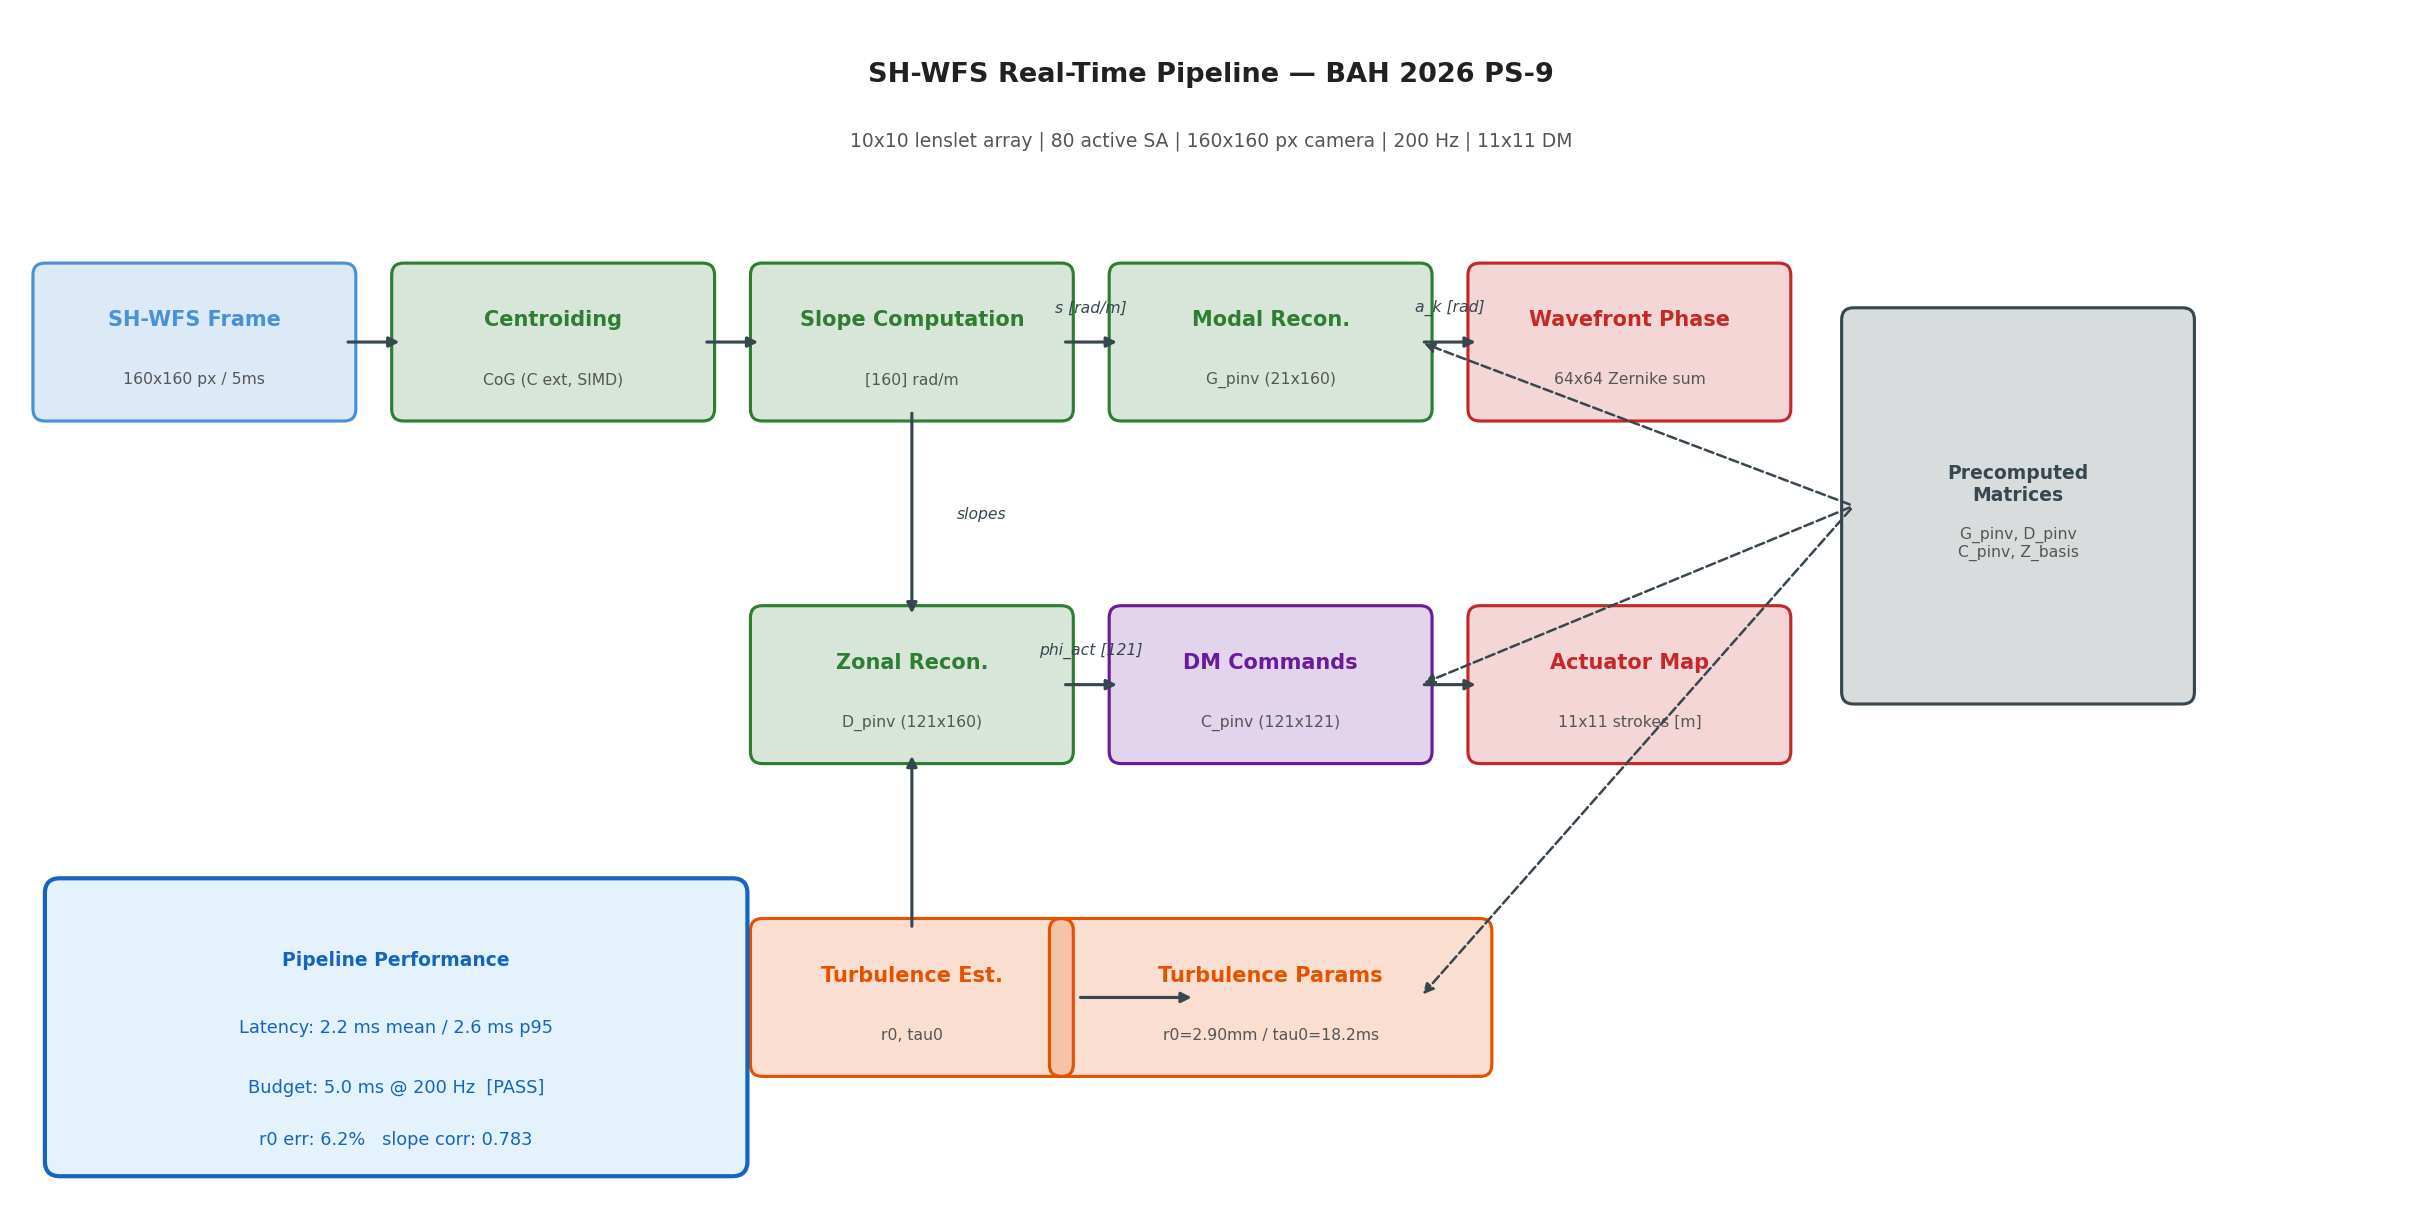

Recreate this plot in Python.
"""
Generates the SH-WFS pipeline block diagram figure for the BAH 2026 idea submission.
Saves to idea_submission/block_diagram.png
"""
from pathlib import Path

try:
    import matplotlib
    matplotlib.use("Agg")
    import matplotlib.pyplot as plt
    import matplotlib.patches as mpatches
    from matplotlib.patches import FancyArrowPatch
except ImportError:
    raise SystemExit("matplotlib required: pip install matplotlib")

OUT = Path(__file__).parent / "block_diagram.png"

fig, ax = plt.subplots(figsize=(16, 8))
ax.set_xlim(0, 16)
ax.set_ylim(0, 8)
ax.axis("off")

# Colour palette
C_INPUT  = "#4A90D9"
C_PROC   = "#2E7D32"
C_OUT    = "#C62828"
C_TURB   = "#E65100"
C_DM     = "#6A1B9A"
C_ARROW  = "#37474F"

def box(ax, x, y, w, h, label, sublabel=None, color=C_PROC, fs=10):
    rect = mpatches.FancyBboxPatch(
        (x - w/2, y - h/2), w, h,
        boxstyle="round,pad=0.08", linewidth=1.5,
        edgecolor=color, facecolor=color + "30"
    )
    ax.add_patch(rect)
    ax.text(x, y + (0.15 if sublabel else 0), label, ha="center", va="center",
            fontsize=fs, fontweight="bold", color=color)
    if sublabel:
        ax.text(x, y - 0.25, sublabel, ha="center", va="center",
                fontsize=7.5, color="#555555")

def arrow(ax, x0, y0, x1, y1, label=None):
    ax.annotate("", xy=(x1, y1), xytext=(x0, y0),
                arrowprops=dict(arrowstyle="-|>", color=C_ARROW, lw=1.5))
    if label:
        mx, my = (x0+x1)/2, (y0+y1)/2
        ax.text(mx, my + 0.18, label, ha="center", va="bottom",
                fontsize=7.5, color=C_ARROW, style="italic")

# ── Row 1: main pipeline (y=5.8) ────────────────────────────────────────────
y0 = 5.8
boxes_top = [
    (1.2,  y0, "SH-WFS Frame",    "160x160 px / 5ms", C_INPUT),
    (3.6,  y0, "Centroiding",      "CoG (C ext, SIMD)", C_PROC),
    (6.0,  y0, "Slope Computation","[160] rad/m",       C_PROC),
    (8.4,  y0, "Modal Recon.",     "G_pinv (21x160)",   C_PROC),
    (10.8, y0, "Wavefront Phase",  "64x64 Zernike sum", C_OUT),
]
for (x, y, lab, sub, c) in boxes_top:
    box(ax, x, y, 2.0, 0.9, lab, sub, c)

# arrows top row
arrow(ax, 2.2,  y0, 2.6,  y0)
arrow(ax, 4.6,  y0, 5.0,  y0)
arrow(ax, 7.0,  y0, 7.4,  y0, "s [rad/m]")
arrow(ax, 9.4,  y0, 9.8,  y0, "a_k [rad]")

# ── Row 2: zonal + DM path (y=3.5) ─────────────────────────────────────────
y1 = 3.5
boxes_bot = [
    (6.0,  y1, "Zonal Recon.",     "D_pinv (121x160)",  C_PROC),
    (8.4,  y1, "DM Commands",      "C_pinv (121x121)",  C_DM),
    (10.8, y1, "Actuator Map",     "11x11 strokes [m]", C_OUT),
]
for (x, y, lab, sub, c) in boxes_bot:
    box(ax, x, y, 2.0, 0.9, lab, sub, c)

arrow(ax, 7.0,  y1, 7.4,  y1, "phi_act [121]")
arrow(ax, 9.4,  y1, 9.8,  y1)

# slope -> zonal
ax.annotate("", xy=(6.0, y1+0.45), xytext=(6.0, y0-0.45),
            arrowprops=dict(arrowstyle="-|>", color=C_ARROW, lw=1.5))
ax.text(6.3, (y0+y1)/2, "slopes", ha="left", va="center",
        fontsize=7.5, color=C_ARROW, style="italic")

# ── Turbulence branch (y=1.4) ────────────────────────────────────────────────
y2 = 1.4
box(ax, 6.0, y2, 2.0, 0.9, "Turbulence Est.", "r0, tau0", C_TURB)
box(ax, 8.4, y2, 2.8, 0.9, "Turbulence Params",
    "r0=2.90mm / tau0=18.2ms", C_TURB)
ax.annotate("", xy=(6.0, y1-0.45), xytext=(6.0, y2+0.45),
            arrowprops=dict(arrowstyle="-|>", color=C_ARROW, lw=1.5))
arrow(ax, 7.0, y2, 7.0, y2)
ax.annotate("", xy=(7.0, y2), xytext=(7.0, y2),
            arrowprops=dict(arrowstyle="-|>", color=C_ARROW, lw=1.5))
arrow(ax, 7.1, y2, 7.9, y2)

# ── Precompute box ─────────────────────────────────────────────────────────
box(ax, 13.4, 4.7, 2.2, 2.5,
    "Precomputed\nMatrices",
    "G_pinv, D_pinv\nC_pinv, Z_basis",
    "#37474F", fs=9)

# arrows from precompute to modal/zonal/dm
for y_tgt in [y0, y1, y2]:
    ax.annotate("", xy=(9.4, y_tgt), xytext=(12.3, 4.7),
                arrowprops=dict(arrowstyle="-|>", color="#37474F",
                                lw=1.2, linestyle="dashed"))

# ── Performance badge ────────────────────────────────────────────────────────
perf_box = mpatches.FancyBboxPatch((0.3, 0.3), 4.5, 1.8,
    boxstyle="round,pad=0.1", linewidth=2,
    edgecolor="#1565C0", facecolor="#E3F2FD")
ax.add_patch(perf_box)
ax.text(2.55, 1.65, "Pipeline Performance", ha="center", va="center",
        fontsize=9, fontweight="bold", color="#1565C0")
ax.text(2.55, 1.2,  "Latency: 2.2 ms mean / 2.6 ms p95", ha="center",
        va="center", fontsize=8.5, color="#1565C0")
ax.text(2.55, 0.8,  "Budget: 5.0 ms @ 200 Hz  [PASS]", ha="center",
        va="center", fontsize=8.5, color="#1565C0")
ax.text(2.55, 0.45, "r0 err: 6.2%   slope corr: 0.783", ha="center",
        va="center", fontsize=8.5, color="#1565C0")

# ── Title ────────────────────────────────────────────────────────────────────
ax.text(8.0, 7.6, "SH-WFS Real-Time Pipeline — BAH 2026 PS-9",
        ha="center", va="center", fontsize=13, fontweight="bold", color="#212121")
ax.text(8.0, 7.15,
        "10x10 lenslet array | 80 active SA | 160x160 px camera | 200 Hz | 11x11 DM",
        ha="center", va="center", fontsize=9, color="#555555")

fig.tight_layout(pad=0.2)
fig.savefig(OUT, dpi=150, bbox_inches="tight")
print(f"Block diagram saved -> {OUT}")
